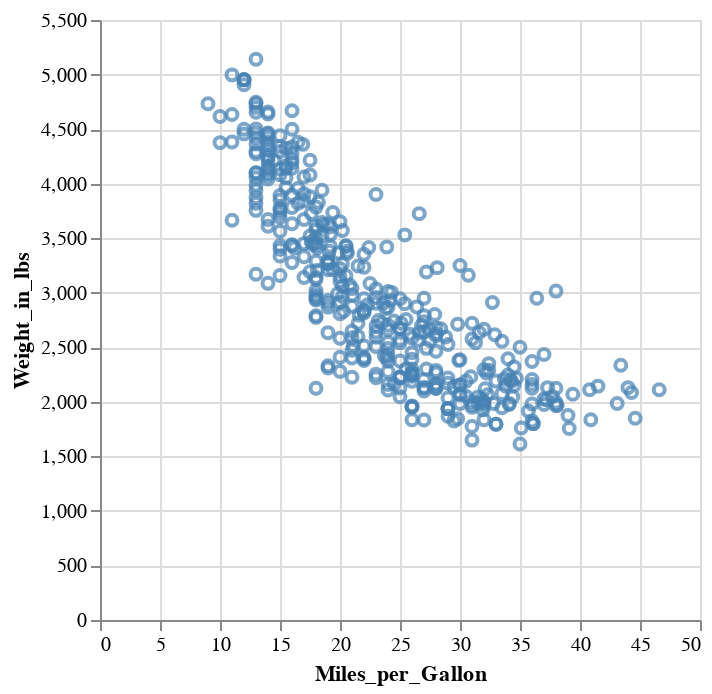

Source (notebook cell):
### Code cell
PR.vis.scatterplot(A_dyn, "Miles_per_Gallon", "Weight_in_lbs:Q")

### Figure 1 — Vega-Lite specification as saved in the notebook (floating-point values rounded to 4 significant figures; data arrays with more than 128 entries replaced by an {"elided": "..."} marker saying what was removed)
{"$schema": "https://vega.github.io/schema/vega-lite/v5.8.0.json", "config": {"view": {"continuousHeight": 300, "continuousWidth": 300}}, "data": {"name": "data-f02450ab61490a1363517a0190416235"}, "datasets": {"data-f02450ab61490a1363517a0190416235": {"elided": "406 records"}}, "encoding": {"color": {"condition": {"param": "selector", "value": "steelblue"}, "value": "gray"}, "x": {"field": "Miles_per_Gallon", "type": "quantitative"}, "y": {"field": "Weight_in_lbs", "type": "quantitative"}}, "mark": {"type": "point"}, "params": [{"name": "selector", "select": {"encodings": ["x", "y"], "type": "interval"}}]}
